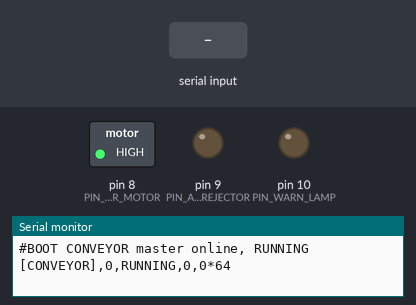
Recording of a sketch running on a simulated Arduino Uno, built with avr-gcc and run on an emulated ATmega328P. Shown: switched loads named in the sketch (green lamp = pin HIGH), output pins drawn as LEDs (lit = HIGH), the last lines printed to the serial monitor. Inputs (shaded band) come from the test bench.

Above: at 1.2 s.
1.3 s: "CMD_DEFECT\n" received over Serial
At 3.0 s:
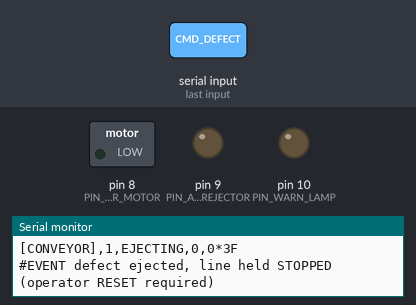
3.6 s: "CMD_WARN\n" received over Serial
At 4.1 s:
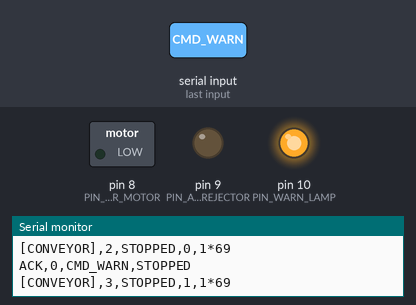
5.1 s: "CMD_DEFECT\n" received over Serial
At 5.25 s:
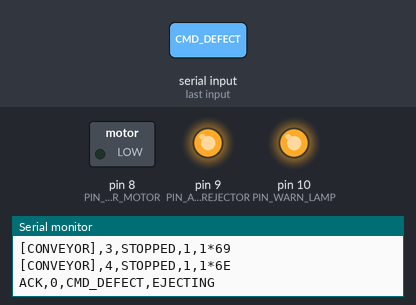
Timing chart, 0 to 8.1 s (numbered marks = the images above; inputs shaded):
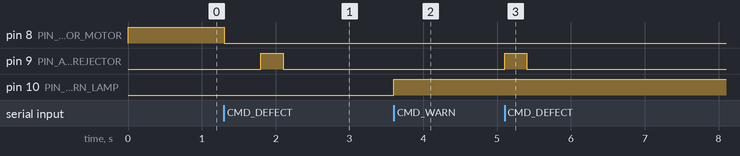

The sketch:

conveyor_controll.ino
```cpp
/*
 * 4호기 컨베이어 마스터 제어 보드  —  Arduino UNO R4 Minima
 * ---------------------------------------------------------------------------
 * 명령은 Rust 인터록 허브만 보낸다. 모든 명령에 ID 가 붙고 즉시 ACK 로 응답한다.
 *   CMD_STOP,<id>    라인 정지 (AI 불량 예측 / 워치독)              → STOPPED
 *   CMD_DEFECT,<id>  라인 정지 후 퇴출 (실측 불량)
 *                    모터 정지 → 벨트 관성 정지 대기 0.5s → 에어 솔레노이드 0.3s 분사 → STOPPED
 *                    이미 STOPPED 이면 정지 상태에서 바로 퇴출만 수행
 *   CMD_WARN,<id>    경고등 점등 (위험 경고), 라인은 계속 가동. RESET 시 소등
 *   CMD_RESET,<id>   작업자 재가동 (퇴출 동작 중에는 거부)
 *   CMD_PING,<id>    상태 확인
 * 응답:   ACK,<id>,<CMD>,<STATE>   /   NAK,<id>,<reason>
 *         같은 ID 재전송(ACK 유실 시 허브 재시도)은 실행하지 않고 ACK 만 다시 보낸다
 * 상태 보고 (1Hz): [CONVEYOR],<seq>,<STATE>,<warn 0|1>,<eject_count>*<XOR-HEX>
 * STATE: RUNNING | STOPPING | EJECTING | STOPPED
 */
#include <Arduino.h>

#define PIN_CONVEYOR_MOTOR 8   // 컨베이어 모터/인버터 운전 릴레이
#define PIN_AIR_REJECTOR   9   // 불량 퇴출 에어 솔레노이드
#define PIN_WARN_LAMP      10  // 경고등 (위험 경고)

const unsigned long COAST_STOP_MS   = 500;   // 모터 정지 후 벨트가 멈출 때까지
const unsigned long REJECTOR_ON_MS  = 300;   // 솔레노이드 분사 시간

enum State { RUNNING, STOPPING, EJECTING, STOPPED };
static const char* STATE_NAME[] = {"RUNNING", "STOPPING", "EJECTING", "STOPPED"};
static State state = RUNNING;
static bool warnLamp = false, ejectPending = false;
static unsigned long phaseStartMs = 0, lastReportMs = 0;
static uint32_t seq = 0, ejectCount = 0;

static char cmdBuf[48]; static uint8_t cmdLen = 0;
static bool pollCommand() {
    while (Serial.available() > 0) {
        int c = Serial.read(); if (c < 0) break;
        if (c == '\n' || c == '\r') { if (cmdLen) { cmdBuf[cmdLen] = 0; cmdLen = 0; return true; } }
        else if (cmdLen < sizeof(cmdBuf) - 1) cmdBuf[cmdLen++] = (char)c;
    }
    return false;
}
static void emitLine(char* body) {
    uint8_t cs = 0; for (char* p = body; *p; ++p) cs ^= (uint8_t)*p;
    size_t n = strlen(body); snprintf(body + n, 6, "*%02X", cs);
    Serial.println(body);
}
static char lastId[12] = "";     // 허브가 ACK 유실로 같은 ID 를 재전송해도 중복 실행하지 않음
static void ack(const char* id, const char* cmd) {
    strncpy(lastId, id, sizeof(lastId) - 1);   // 실행 완료(ACK)된 ID 만 기억 (NAK 은 재시도 허용)
    char o[64]; snprintf(o, sizeof(o), "ACK,%s,%s,%s", id, cmd, STATE_NAME[state]); Serial.println(o);
}
static void nak(const char* id, const char* why) {
    char o[64]; snprintf(o, sizeof(o), "NAK,%s,%s", id, why); Serial.println(o);
}
static void motor(bool on) { digitalWrite(PIN_CONVEYOR_MOTOR, on ? HIGH : LOW); }

static void beginStop(bool withEject) {
    if (state == RUNNING) {
        motor(false);
        state = STOPPING; phaseStartMs = millis();
        ejectPending = withEject;
    } else if (state == STOPPING) {
        ejectPending = ejectPending || withEject;
    } else if (state == STOPPED && withEject) {
        state = EJECTING; phaseStartMs = millis();
        digitalWrite(PIN_AIR_REJECTOR, HIGH);
    }
    // EJECTING 중이면 이미 퇴출 진행 중
}

static void handleCommand(char* line) {
    char* cmd = strtok(line, ",");
    char* id = strtok(nullptr, ",");
    if (!cmd) return;
    if (!id) id = (char*)"0";
    if (strcmp(id, "0") != 0 && !strcmp(id, lastId)) { ack(id, cmd); return; }
    if (!strcmp(cmd, "CMD_STOP"))        { beginStop(false); ack(id, cmd); }
    else if (!strcmp(cmd, "CMD_DEFECT")) { beginStop(true);  ack(id, cmd); }
    else if (!strcmp(cmd, "CMD_WARN"))   { warnLamp = true; digitalWrite(PIN_WARN_LAMP, HIGH); ack(id, cmd); }
    else if (!strcmp(cmd, "CMD_RESET")) {
        if (state == EJECTING || state == STOPPING) { nak(id, "BUSY_EJECTING"); return; }
        state = RUNNING; ejectPending = false; motor(true);
        warnLamp = false; digitalWrite(PIN_WARN_LAMP, LOW);
        ack(id, cmd);
    }
    else if (!strcmp(cmd, "CMD_PING"))   { ack(id, cmd); }
    else nak(id, "UNKNOWN_CMD");
}

void setup() {
    Serial.begin(115200);
    unsigned long t0 = millis();
    while (!Serial && (millis() - t0 < 1500)) {}
    pinMode(PIN_CONVEYOR_MOTOR, OUTPUT); pinMode(PIN_AIR_REJECTOR, OUTPUT); pinMode(PIN_WARN_LAMP, OUTPUT);
    digitalWrite(PIN_AIR_REJECTOR, LOW); digitalWrite(PIN_WARN_LAMP, LOW);
    motor(true);
    lastReportMs = millis();
    Serial.println("#BOOT CONVEYOR master online, RUNNING");
}

void loop() {
    if (pollCommand()) handleCommand(cmdBuf);
    unsigned long now = millis();

    if (state == STOPPING && now - phaseStartMs >= COAST_STOP_MS) {
        if (ejectPending) {
            state = EJECTING; phaseStartMs = now; ejectPending = false;
            digitalWrite(PIN_AIR_REJECTOR, HIGH);
            Serial.println("#EVENT belt stopped -> ejecting defect");
        } else {
            state = STOPPED;
            Serial.println("#EVENT belt stopped (line stop)");
        }
    } else if (state == EJECTING && now - phaseStartMs >= REJECTOR_ON_MS) {
        digitalWrite(PIN_AIR_REJECTOR, LOW);
        state = STOPPED; ejectCount++;
        Serial.println("#EVENT defect ejected, line held STOPPED (operator RESET required)");
    }

    if (now - lastReportMs >= 1000) {
        lastReportMs += 1000;
        char body[64];
        snprintf(body, sizeof(body), "[CONVEYOR],%lu,%s,%d,%lu", (unsigned long)seq++, STATE_NAME[state], warnLamp ? 1 : 0, (unsigned long)ejectCount);
        emitLine(body);
    }
}
```

Measured:
- after the input at 1.3 s, pin 8 (PIN_CONVEYOR_MOTOR): HIGH → LOW at once; pin 9 (PIN_AIR_REJECTOR): LOW → HIGH after 0.50 s, → LOW 0.30 s later
- after the input at 3.6 s, pin 10 (PIN_WARN_LAMP): LOW → HIGH at once
- after the input at 5.1 s, pin 9 (PIN_AIR_REJECTOR): LOW → HIGH at once, → LOW 0.30 s later
